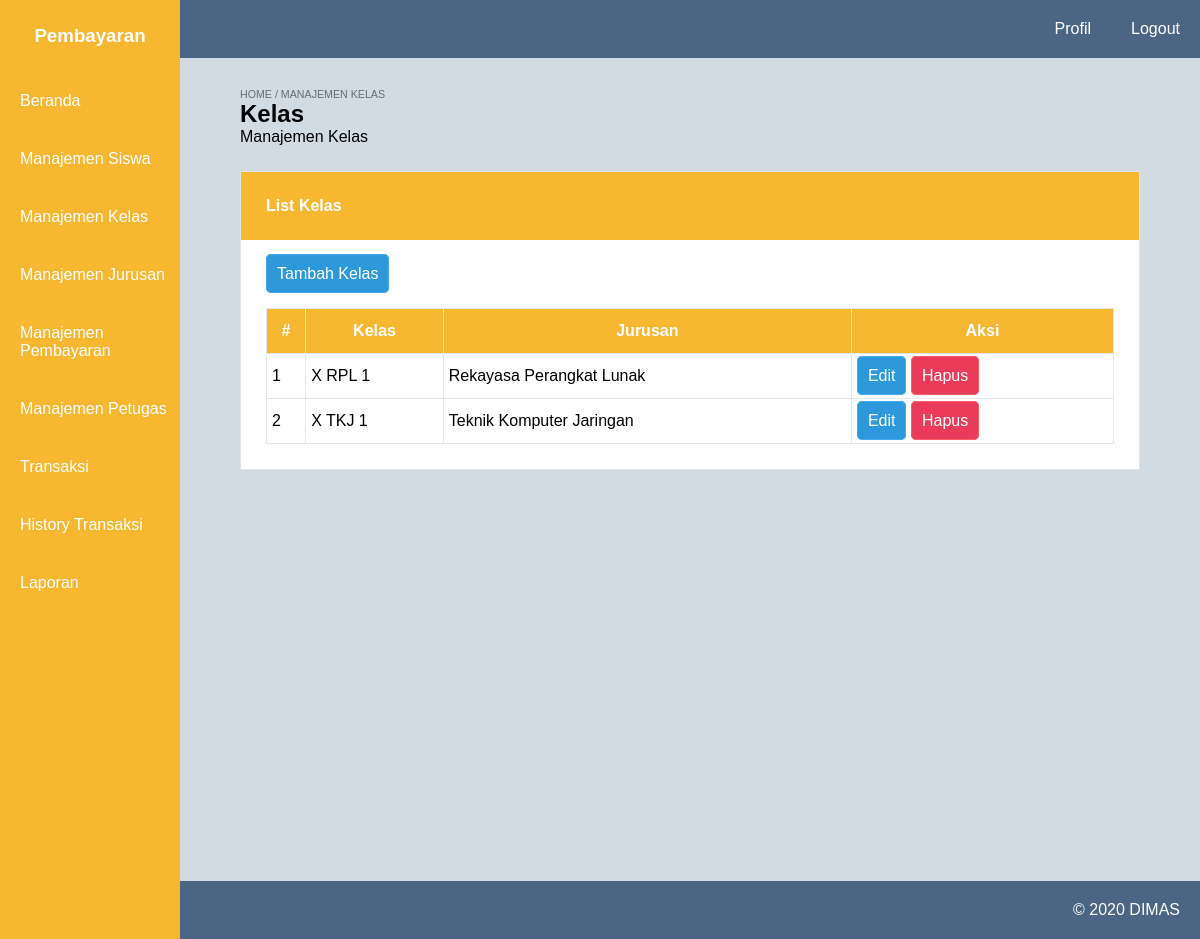
Screenshot of /class.php with the database file from the repository.
### tables this page shows
CREATE TABLE `tblkelas` (
  `id_kelas` int(11) NOT NULL,
  `id_jurusan` int(11) NOT NULL,
  `kelas` char(50) NOT NULL
);

CREATE TABLE `tbljurusan` (
  `id_jurusan` int(11) NOT NULL,
  `jurusan` varchar(100) NOT NULL
);

### config/functions.php (called while the page is built, shortened)
<?php
class functions {
	public $conn;
	public function __construct()
	{
		$this->conn = mysqli_connect("localhost","root","","dbspp");
		$this->baseurl = "http://localhost/pembayaranspp/";
	}
	public function set_breadcrumbs($list)
	{
		$this->breadcrumbs = $list;
	}
	public function set_title($title)
	{
		$this->title = $title;
	}
	public function set_subtitle($subtitle)
	{
		$this->subtitle = $subtitle;
	}
	public function get_data($query)
	{
		$query = mysqli_query($this->conn,$query);
		return mysqli_fetch_assoc($query);
	}
	public function query($query)
	{
		$rows = [];
		$get = mysqli_query($this->conn,$query);
		while ( $row = mysqli_fetch_assoc($get) ) {
			$rows[] = $row;
		}
		return $rows;
	}
	public function num_rows($query)
	{
		$get = mysqli_query($this->conn,$query);
		return mysqli_num_rows($get);
	}
	public function get_major($id_jurusan = null)
	{
		if ( $id_jurusan == null ) {
			$query = "SELECT * FROM tbljurusan";
			if ( $this->num_rows($query) < 1 ) {
				return 3;
			} else {
				return $this->query($query);
			}
		} else {
			$query = "SELECT * FROM tbljurusan WHERE id_jurusan = '$id_jurusan'";
			if ( $this->num_rows($query) < 1 ) {
				return 3;
			} else {
				return $this->get_data($query);
			}
		}
	}
	public function get_class($id_kelas = null)
	{
		if ( $id_kelas == null ) {
			$query = "SELECT * FROM tblkelas";
			if ( $this->num_rows($query) < 1 ) {
				return 3;
			} else {
				return $this->query($query);
			}
		}
	}
}

### class.php (the view, shortened to what this page needs)
<?php
include 'config/functions.php';
$myfunc = new functions();
$myfunc->set_title("Kelas");
$myfunc->set_subtitle("Manajemen Kelas");
$myfunc->set_breadcrumbs("HOME / MANAJEMEN KELAS");
include 'templates/head.php';
include 'templates/nav.php';
$get = $myfunc->get_class();
?>
<div class="content-section mt-5">
	<div class="card">
		<div class="card-header bg-warning text-white">
			List Kelas
		</div>
		<div class="card-body">
			<a href="<?= $myfunc->baseurl ?>class_add.php" class="btn btn-primary">Tambah Kelas</a>
			<div class="table-responsive mt-5">
				<table class="table">
					<thead class="bg-warning text-white">
						<tr>
							<th>#</th>
							<th>Kelas</th>
							<th>Jurusan</th>
							<th>Aksi</th>
						</tr>
					</thead>
					<tbody>
						<?php if ( $get == 3 ): ?>
							<tr class="text-center">
								<td colspan="4">Tidak ada data</td>
							</tr>
						<?php else: ?>
							<?php $i = 1;
							foreach ($get as $row): ?>
								<?php
									$major = $myfunc->get_major($row['id_jurusan']);
								?>
								<tr>
									<td><?= $i++ ?></td>
									<td><?= $row['kelas'] ?></td>
									<td><?= $major['jurusan'] ?></td>
									<td>
										<a href="<?= $myfunc->baseurl ?>class_edit.php?id=<?= $row['id_kelas'] ?>" class="btn btn-primary">Edit</a>
										<a href="<?= $myfunc->baseurl ?>class.php?hapus=<?= $row['id_kelas'] ?>" class="btn btn-danger" onclick="return confirm('yakin ?')">Hapus</a>
									</td>
								</tr>
							<?php endforeach ?>
						<?php endif ?>
					</tbody>
				</table>
			</div>
		</div>
	</div>
</div>
<?php
	include 'templates/footer.php';
?>

### templates/head.php (shortened to what this page needs)
<!DOCTYPE html>
<html>
<head>
	<link rel="stylesheet" type="text/css" href="<?= $myfunc->baseurl ?>assets/style.css">
</head>
<body>

### templates/nav.php (shortened to what this page needs)
<nav class="navbar bg-warning">
	<h3 class="text-center text-white mt-5 mb-5">Pembayaran</h3>
	<a href="<?= $myfunc->baseurl ?>">Beranda</a>
	<a href="<?= $myfunc->baseurl ?>student.php">Manajemen Siswa</a>
	<a href="<?= $myfunc->baseurl ?>class.php">Manajemen Kelas</a>
	<a href="<?= $myfunc->baseurl ?>major.php">Manajemen Jurusan</a>
	<a href="<?= $myfunc->baseurl ?>payment.php">Manajemen Pembayaran</a>
	<a href="<?= $myfunc->baseurl ?>officer.php">Manajemen Petugas</a>
	<a href="<?= $myfunc->baseurl ?>transaction.php">Transaksi</a>
	<a href="<?= $myfunc->baseurl ?>history.php">History Transaksi</a>
	<a href="<?= $myfunc->baseurl ?>report.php">Laporan</a>
</nav>
<nav class="topnav bg-dark">
	<a href="<?= $myfunc->baseurl ?>profil.php">Profil</a>
	<a href="<?= $myfunc->baseurl ?>index.php?logout=">Logout</a>
</nav>
	<div class="content">
		<div class="breadcrumb">
			<p class="text-muted"><?= $myfunc->breadcrumbs ?></p>
		</div>
		<div class="page-info">
			<h2><?= $myfunc->title ?></h2>
			<p><?= $myfunc->subtitle ?></p>
		</div>

### templates/footer.php
	</div>
	<footer class="mt-5 bg-dark">
		<p class="text-right text-white">
			&copy; 2020 DIMAS
		</p>
	</footer>
</body>
</html>

### assets/style.css (style rules this page uses)
:root { --dark : #4b6584; --light : #a5b1c2; --primary : #2d98da; --danger : #eb3b5a; --success : #20bf6b; --warning : #f7b731; --out-primary : #45aaf2; --out-danger : #fc5c65; --out-success : #26de81; --out-warning : #fed330; }
* { padding: 0; margin: 0; font-family: arial; }
body { background-color: #d2dae2; }
.content { min-height: 768px; margin: 30px 5% 0 20%; }
nav.navbar { position: fixed; top: 0; left: 0; width: 15%; height: 100%; }
nav.navbar a { color: #fff; display: block; padding: 20px 0 20px 20px; text-decoration: none; }
nav.topnav { display: flex; justify-content: flex-end; }
nav.topnav a { color: #fff; padding: 20px; text-decoration: none; }
.breadcrumb { font-size: 8pt; }
footer { padding: 20px; bottom: 0; }
.text-muted { color: #636e72; }
.text-white { color: #fff; }
.text-right { text-align: right; }
.text-center { text-align: center; }
.bg-dark { background-color: var(--dark); background-color: -webkit-var(--dark); }
.bg-warning { background-color: var(--warning); background-color: -webkit-var(--warning); }
.mt-5 { margin-top: 25px; }
.mb-5 { margin-bottom: 25px; }
.card { background: #fff; border: 1px solid #dfe6e9; }
.card-header { overflow: auto; padding: 25px; font-weight: bold; }
.card-body { overflow: auto; padding: 25px; }
a.btn { text-decoration: none; }
.btn { background: #636e72; border: 1px solid #dfe6e9; color: #fff; border-radius: 5px; padding: 10px; cursor: pointer; }
.btn-primary { background: var(--primary); background: -webkit-var(--primary); border: 1px solid var(--out-primary); border: 1px solid -webkit-var(--out-primary); }
.btn-danger { background: var(--danger); background: -webkit-var(--danger); border: 1px solid var(--out-danger); border: 1px solid -webkit-var(--out-danger); }
.table-responsive { width: 100%; overflow: auto; }
.table { width: 100%; border: 1px solid #2d3436; border-collapse: collapse; }
.table td, .table th { border: 1px solid #dfe8ea; padding: 13px 5px; }

### rows the page displays
tblkelas: kelas "X RPL 1", id_jurusan.jurusan "Rekayasa Perangkat Lunak"
tblkelas: kelas "X TKJ 1", id_jurusan.jurusan "Teknik Komputer Jaringan"

### other values shown
$myfunc->breadcrumbs "HOME / MANAJEMEN KELAS"
$myfunc->title "Kelas"
$myfunc->subtitle "Manajemen Kelas"
